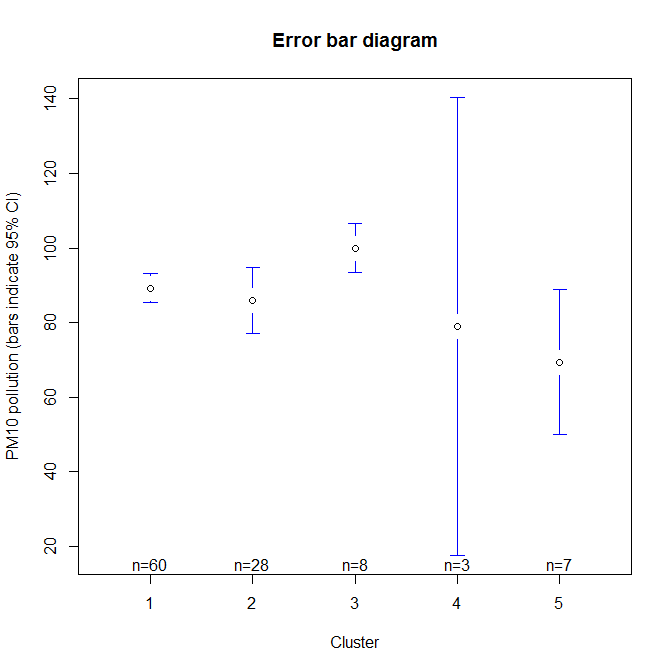

This chart was generated by the following R code:
#########################################################
#########################################################
#############Testing of clusters#########################
#############by Thomas Dengler###########################

install.packages("car")
install.packages("gplots")


#for plotmeans
library("gplots")

#for Leventest and ANOVA
library("car")

setwd("C:/Users/TD/backup")
data_china = read.csv("data_chinatest.csv")

attach(data_china)

#remove NAs
data_china = data_china[is.na(data_china$Cluster) == "FALSE",]

data_china$Cluster = as.factor(data_china$Cluster)

#meansplot
plotmeans(PM10 ~ Cluster, p = 0.95, bars = T, xlab = "Cluster", 
          ylab = "PM10 pollution (bars indicate 95% CI)", 
          main = "Error bar diagram",
       connect = FALSE)

#normality?
tapply(data_china$PM10, data_china$Cluster, shapiro.test)

#reject for cluster 2!
plot(density(PM10[Cluster == "2"], na.rm = TRUE))

#variances equal?
leveneTest(data_china$PM10, data_china$Cluster)

leveneTest(PM10, Cluster)
##Cannot reject at 5%. 


#nonparametric alternative, very conservative

mediantest  = function(x, z){
     median = median(x, na.rm = T)
     above  = (x > median)
mediantable = table(above, z)
  print(mediantable)
  chisq.test(mediantable)
  
}

mediantest(PM10, Cluster)

#do anova anyway
?anova
anova = aov(PM10 ~ Cluster)
summary(anova)

#post-hoc test
print(pairwise.t.test(PM10, Cluster, p.adjust.method = "bonferroni", pool.sd = TRUE))
print(pairwise.t.test(PM10, Cluster, p.adjust.method = "none"))
